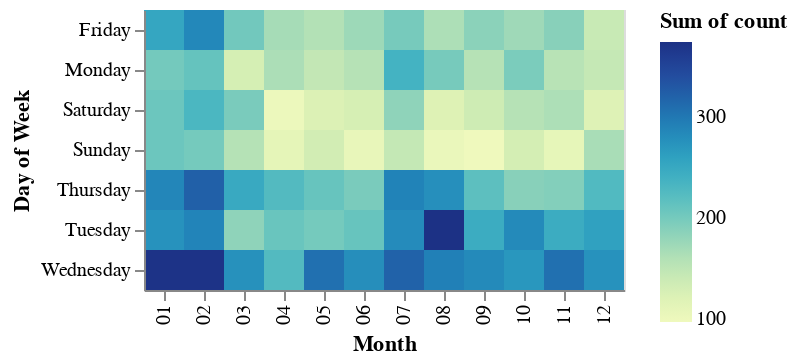

The code cell stored with this chart in its notebook:
### Code cell
yr_month_week = drug_arrest.groupby([drug_arrest['year'],drug_arrest['incident_date'].dt.strftime('%m'),drug_arrest['day_of_week']]).size().reset_index(name='count')
yr_month_week.head()
alt.Chart(yr_month_week).mark_rect().encode(
    alt.X('incident_date:O',title = 'Month'),
    alt.Y('day_of_week',title = 'Day of Week'),
    color='sum(count)'
)

### Figure 1 — Vega-Lite specification as saved in the notebook (floating-point values rounded to 4 significant figures; data arrays with more than 128 entries replaced by an {"elided": "..."} marker saying what was removed)
{"config": {"view": {"continuousWidth": 400, "continuousHeight": 300}}, "data": {"name": "data-ac49a51a610291e02e9f617d0a3423d9"}, "mark": "rect", "encoding": {"color": {"aggregate": "sum", "field": "count", "type": "quantitative"}, "x": {"field": "incident_date", "title": "Month", "type": "ordinal"}, "y": {"field": "day_of_week", "title": "Day of Week", "type": "nominal"}}, "$schema": "https://vega.github.io/schema/vega-lite/v4.17.0.json", "datasets": {"data-ac49a51a610291e02e9f617d0a3423d9": {"elided": "438 records"}}}
